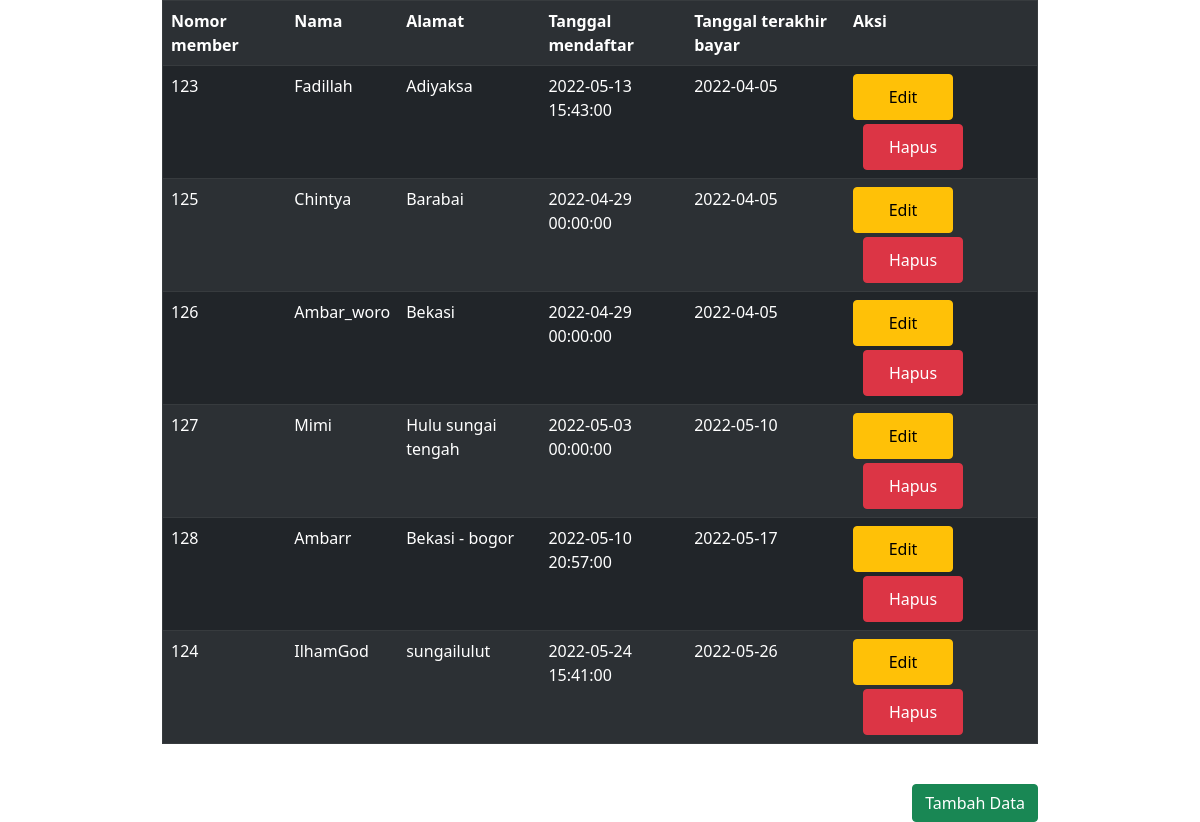
The page /Member.php on the database its author committed.
### tables this page shows
CREATE TABLE `member` (
  `id_member` int(11) NOT NULL,
  `nama` varchar(250) NOT NULL,
  `nomor_member` varchar(15) NOT NULL,
  `alamat` text NOT NULL,
  `tgl_mendaftar` datetime NOT NULL,
  `tgl_terakhir_bayar` date NOT NULL
);

### Koneksi.php (called while the page is built, shortened)
<?php
function koneksi()
{
    try {
        $pdo_conn = new PDO(
            'mysql:host=localhost;dbname=database_perpus','root',
            '',
            array(PDO::ATTR_ERRMODE, PDO::ERRMODE_EXCEPTION, PDO::ATTR_PERSISTENT => true)
        );
    }
    catch (PDOException $e) {
        print "Koneksi bermasalah: " . $e->getMessage() . "<br>";
        die();
    }
    return $pdo_conn;
}
?>

### Model.php (the view, shortened to what this page needs)
<?php
require("./Koneksi.php");
function tampildata($nama_tabel)
{
    $stmt = koneksi()->prepare("SELECT * FROM $nama_tabel");
    $stmt->execute();
    $result = $stmt->fetchAll();
    if (!empty($result)) {
        if ($nama_tabel == "member") {
            foreach ($result as $row) {
                echo "<tr>";
                echo "<td>" . $row['nomor_member'] . "</td>";
                echo "<td>" . $row['nama'] . "</td>";
                echo "<td>" . $row['alamat'] . "</td>";
                echo "<td>" . $row["tgl_mendaftar"] . "</td>";
                echo "<td>" . $row["tgl_terakhir_bayar"] . "</td>";
                echo "<td>";
                echo "<a href='FormMember.php?id_member=" . $row['id_member'] . "' class='btn btn-warning ml-2 mb-1' style='width: 100px; padding:10px 0;'> Edit </a>";
                if(!isset($_SESSION['AdminLoginId'])){
                    echo "<a href='error.php' class='btn btn-danger ml-2' style='width: 100px; margin-left:10px; padding:10px 0;'> Hapus </a>";
                }
                else{
                    echo "<a href='Member.php?id_member=" . $row['id_member'] . "' onclick=\"return confirm('Yakin Hapus?')\" class='btn btn-danger ml-2' style='width: 100px; margin-left:10px; padding:10px 0;'> Hapus </a>";
                }
                echo "</td>";
                echo "</tr>";
            }
        }
    }
}

### Member.php (shortened to what this page needs)
<?php
require('./Model.php');
?>
<!DOCTYPE html>
<html lang="en">
<head>
    <link href="https://cdn.jsdelivr.net/npm/bootstrap@5.1.3/dist/css/bootstrap.min.css" rel="stylesheet">
</head>
<body>
    <div class="container">
        <table border="1" class="table table-dark table-striped">
            <tr>
                <th>Nomor member</th>
                <th>Nama</th>
                <th>Alamat</th>
                <th>Tanggal mendaftar</th>
                <th>Tanggal terakhir bayar</th>
                <th>Aksi</th>
            </tr>
            <?= tampildata("member") ?>
        </table>
    <br>
    <a href="FormMember.php" class="btn btn-success" style="float: right;">Tambah Data</a>
    </div>
</body>
</html>

### Member.php (style rules this page uses)
.container { width: 75%; }

### rows shown on the page
member: nomor_member "123", nama "Fadillah", alamat "Adiyaksa", tgl_mendaftar "2022-05-13 15:43:00", tgl_terakhir_bayar "2022-04-05"
member: nomor_member "125", nama "Chintya", alamat "Barabai", tgl_mendaftar "2022-04-29 00:00:00", tgl_terakhir_bayar "2022-04-05"
member: nomor_member "126", nama "Ambar_woro", alamat "Bekasi", tgl_mendaftar "2022-04-29 00:00:00", tgl_terakhir_bayar "2022-04-05"
member: nomor_member "127", nama "Mimi", alamat "Hulu sungai tengah", tgl_mendaftar "2022-05-03 00:00:00", tgl_terakhir_bayar "2022-05-10"
member: nomor_member "128", nama "Ambarr", alamat "Bekasi - bogor", tgl_mendaftar "2022-05-10 20:57:00", tgl_terakhir_bayar "2022-05-17"
member: nomor_member "124", nama "IlhamGod", alamat "sungailulut", tgl_mendaftar "2022-05-24 15:41:00", tgl_terakhir_bayar "2022-05-26"
